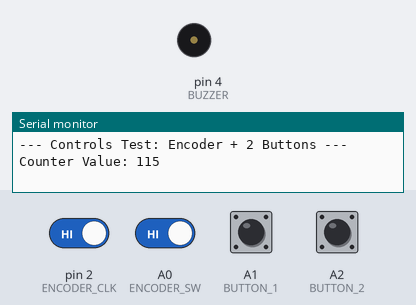
A sketch run on a simulated Arduino Uno, built with avr-gcc and run on an emulated ATmega328P. Parts: buzzer (waves = sounding, pin HIGH), the last lines printed to the serial monitor. The inputs (shaded band) are chosen by the test bench; at power-on: A0 (ENCODER_SW), A1 (BUTTON_1), A2 (BUTTON_2), pin 2 (ENCODER_CLK) HIGH.

Above: at 1.2 s.
1.3 s: A0 (ENCODER_SW) driven LOW
At 1.51 s:
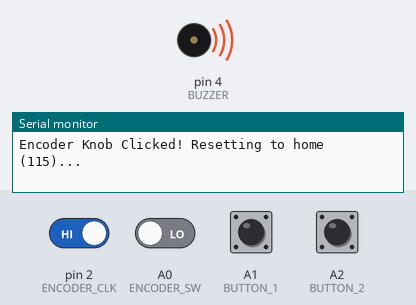
4.3 s: A1 (BUTTON_1) pulled LOW for 0.15 s
7.4 s: A2 (BUTTON_2) pulled LOW for 0.15 s
10.5 s: A0 (ENCODER_SW) driven HIGH
At 11.6 s:
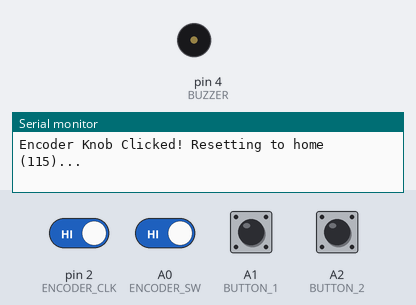
12.0 s: A0 (ENCODER_SW) driven LOW and A1 (BUTTON_1) driven LOW
At 12.5 s:
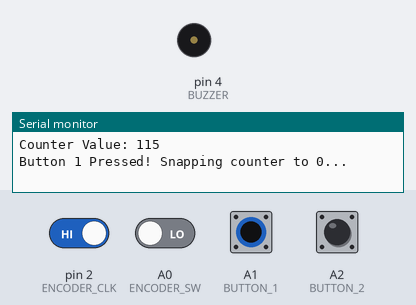
15.0 s: A2 (BUTTON_2) pulled LOW for 1 s
Timing chart, 0 to 20.0 s (numbered marks = the images above; inputs shaded):
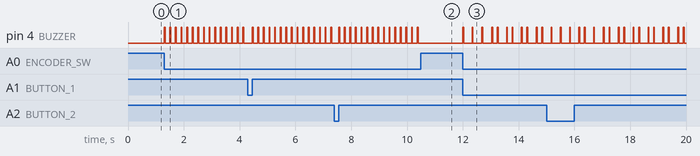

Measured:
- after the input at 1.3 s, pin 4 (BUZZER): alternates HIGH for 0.03 s and LOW for 0.17 s, starting at once
- after the input at 10.5 s, pin 4 (BUZZER): stops changing and stays LOW
- after the input at 12.0 s, pin 4 (BUZZER): LOW → HIGH at once, then repeats every 0.53 s: HIGH 0.03 s, LOW 0.17 s, HIGH 0.03 s, LOW 0.30 s

The sketch:

rotary_2_buttons_test.ino
```cpp
// --- PIN CONFIGURATIONS ---
#define ENCODER_CLK 2   // Interrupt Pin 0
#define ENCODER_DT  3   // Interrupt Pin 1
#define ENCODER_SW  A0  // Encoder built-in click switch
#define BUTTON_1    A1  // Extra Button 1
#define BUTTON_2    A2  // Extra Button 2
#define BUZZER    4

// --- GLOBAL VARIABLES ---
volatile int counterValue = 115; // 'volatile' is required for variables updated in interrupts
int lastPrintedCounter = -1;
unsigned long lastButtonPress = 0;

void setup() {
  // Initialize Serial Monitor for testing
  Serial.begin(9600);
  while (!Serial) { ; }
  Serial.println("--- Controls Test: Encoder + 2 Buttons ---");

  // Activate internal pull-ups (Pins read HIGH normally, LOW when pressed)
  pinMode(ENCODER_CLK, INPUT_PULLUP);
  pinMode(ENCODER_DT, INPUT_PULLUP);
  pinMode(ENCODER_SW, INPUT_PULLUP);
  pinMode(BUTTON_1, INPUT_PULLUP);
  pinMode(BUTTON_2, INPUT_PULLUP);
  pinMode(BUZZER, OUTPUT);

  // Attach background hardware interrupt for instant dial tracking
  attachInterrupt(digitalPinToInterrupt(ENCODER_CLK), readEncoder, CHANGE);
}

void loop() {
  // 1. MONITOR BUTTON 1
  if (digitalRead(BUTTON_1) == LOW) {
    Serial.println("Button 1 Pressed! Snapping counter to 0...");
    counterValue = 0;
    delay(150); // Simple debounce delay for testing
  }

  // 2. MONITOR BUTTON 2
  if (digitalRead(BUTTON_2) == LOW) {
    Serial.println("Button 2 Pressed! Snapping counter to 180...");
    counterValue = 180;
    delay(150); // Simple debounce delay for testing
  }

  // 3. MONITOR ENCODER DIAL CLICK
  if (digitalRead(ENCODER_SW) == LOW) {
    if (millis() - lastButtonPress > 200) { // 200ms software debounce
      Serial.println("Encoder Knob Clicked! Resetting to home (115)...");
      counterValue = 115;
      lastButtonPress = millis();
      digitalWrite(BUZZER, HIGH);
      delay(30);
      digitalWrite(BUZZER, LOW);
    }
  }

  // 4. PRINT VALUE CHANGES IMMEDIATELY
  if (counterValue != lastPrintedCounter) {
    Serial.print("Counter Value: ");
    Serial.println(counterValue);
    lastPrintedCounter = counterValue;
  }
}

// Background Hardware Interrupt Routine (Fires instantly on dial movement)
void readEncoder() {
  int clkState = digitalRead(ENCODER_CLK);
  int dtState = digitalRead(ENCODER_DT);
  static int lastClkState = HIGH;

  if (clkState != lastClkState && clkState == LOW) {
    if (dtState != clkState) {
      counterValue++;
      if (counterValue > 180) counterValue = 180; // Upper limit
    } else {
      counterValue--;
      if (counterValue < 0) counterValue = 0;     // Lower limit
    }
  }
  lastClkState = clkState;
}
```
